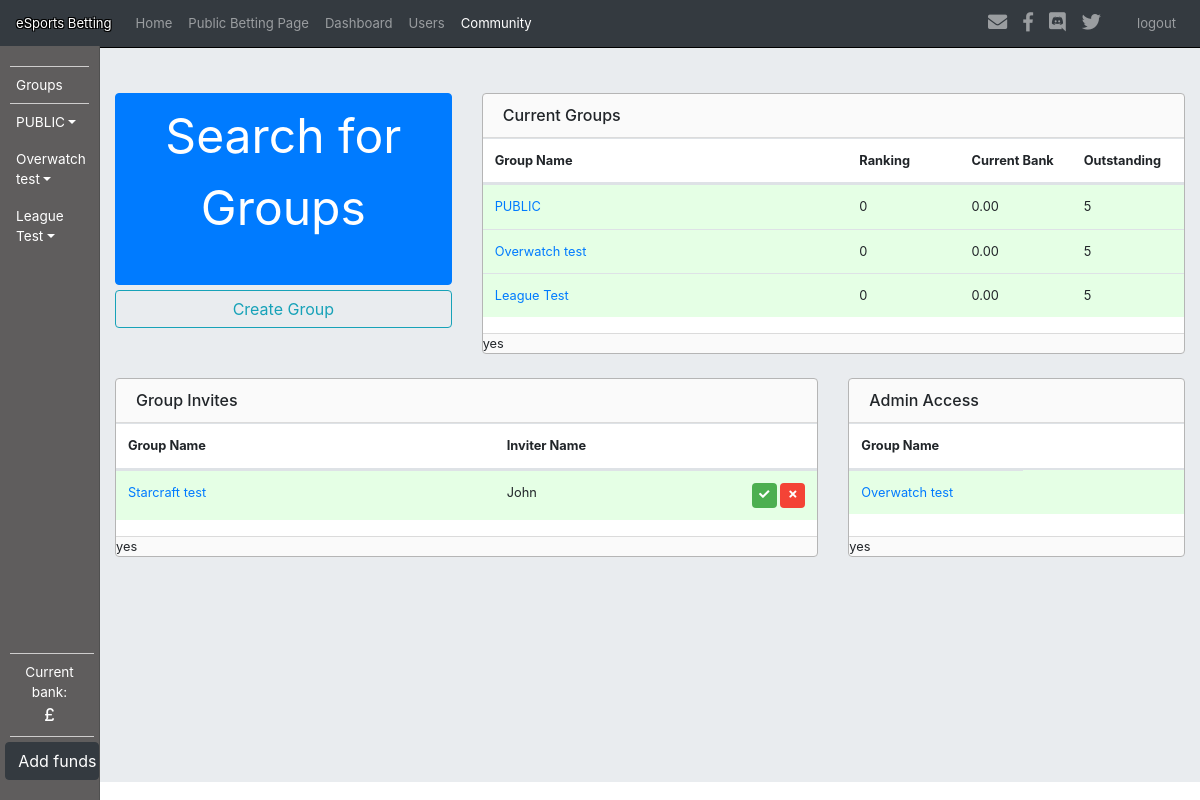
The app's page /community/ (signed in) with its own data.
### community/models.py (models this page shows, shortened)
class CommunityGroup(models.Model):
    community_id = models.AutoField(primary_key=True)
    name = models.CharField(max_length=200, null=False, unique=True)
    private = models.BooleanField(default=False)
    daily_payout = models.DecimalField(max_digits=6, decimal_places=2, default=0)
    removable = models.BooleanField(default=True)
    max_number_users = models.IntegerField(default=32, blank=False, null=False)
    total_number_users = models.IntegerField(default=0, editable=False)
    members_can_inv = models.BooleanField(default=True)
    header_background_colour = models.CharField(max_length=7, null=False, blank=False, default="ffffff")
    header_text_colour = models.CharField(max_length=7, null=False, blank=False, default="000000")
    active = "active"
    deactivated = "deactivated"
    availiable_statuses = ((active, "Active"),
                           (deactivated, "Deactivated"))
    status = models.CharField(max_length=30,
                              choices=availiable_statuses,
                              default=active,
                              null=False,
                              blank=False)

### profiles/models.py (models this page shows, shortened)
class Wallet(models.Model):
    profile = models.ForeignKey(Profile, related_name='wallets_profile', blank=False, null=False, on_delete=models.PROTECT)
    group = models.ForeignKey(CommunityGroup, related_name='wallets_group', blank=False, null=False, on_delete=models.PROTECT)
    withdrawable_bank = models.DecimalField(max_digits=6, decimal_places=2, default=0)
    non_withdrawable_bank = models.DecimalField(max_digits=6, decimal_places=2, default=0)
    ranking = models.IntegerField(default=0)
    founder = models.BooleanField(default=False)
    admin = models.BooleanField(default=False)
    created = models.DateTimeField(editable=False)
    modified = models.DateTimeField()
    active = "active"
    deactivated = "deactivated"
    availiable_statuses = ((active, "Active"),
                           (deactivated, "Deactivated"))
    status = models.CharField(max_length=30,
                              choices=availiable_statuses,
                              default=active,
                              null=False,
                              blank=False)
    @property
    def bank(self):
        return self.withdrawable_bank + self.non_withdrawable_bank
    class Meta:
        unique_together = ('profile', 'group')
    def __str__(self):
        return str(self.profile.user.username) + "'s Wallet for: " + str(self.group.name)

class CommunityInvite(models.Model):
    profile = models.ForeignKey(Profile, related_name='community_invites_profile', blank=False, null=False, on_delete=models.PROTECT)
    group = models.ForeignKey(CommunityGroup, related_name='community_invites_group', blank=False, null=False, on_delete=models.PROTECT)
    inviter = models.ForeignKey(Profile, related_name='community_invites_inviter', blank=True, null=True, on_delete=models.PROTECT)
    created = models.DateTimeField(editable=False)
    modified = models.DateTimeField()
    sent = "sent"
    declined = "declined"
    declined_blocked = "declined_blocked"
    accepted = "accepted"
    availiable_statuses = ((sent, "Active"),
                           (declined, "Deactivated"),
                           (declined_blocked, "Declined and Blocked"),
                           (accepted, "Accepted"))
    status = models.CharField(max_length=30,
                              choices=availiable_statuses,
                              default=sent,
                              null=False,
                              blank=False)
    class Meta:
        unique_together = ('profile', 'group')

class Profile(models.Model):
    user = models.OneToOneField(User, on_delete=models.PROTECT)
    location = models.CharField(max_length=120, null=True, blank=True)
    picture = models.ImageField(upload_to=upload_location,null=True,blank=True)
    colour = models.CharField(max_length=7, null=False, blank=False, default="D3D3D3")
    groups = models.ManyToManyField(
        CommunityGroup,
        through='Wallet',
        through_fields=('profile', 'group'),
        related_name="profiles_groups"
    )
    groups_invited_to = models.ManyToManyField(
        CommunityGroup,
        through='CommunityInvite',
        through_fields=('profile', 'group'),
        related_name="profiles_invites"
    )
    def __str__(self):
        return self.user.username

### community/views.py (the view)
# urls.py: path('', views.communityHome, name='communityHome'),
def communityHome(request):
    user = get_object_or_404(User, username=request.user)
    wallets = user.profile.wallets_profile.all()
    admin_wallets = wallets.filter(Q(admin=True))
    invites = user.profile.community_invites_profile.all()
    print("ys")
    print(admin_wallets)
    context = {
        "wallets": wallets,
        "admin_wallets": admin_wallets,
        "invites": invites
    }
    return render(request, 'community/community_home.html', context)

### community/templates/community/community_home.html (shortened to what this page needs)
{% extends "base.html" %}
{% load crispy_forms_tags %}
{% load staticfiles %}
{% load mathfilters %}
{% block extracss %}
    {% load static %}
{% endblock %}
{% block content %}
<div class="row" style="margin-bottom: 1.5rem;">
    <div class="col-md-4">
        <a class='btn btn-primary' href="{% url 'community:communitySearch' %}" style="height: 12rem;width: 100%; margin-bottom: 5px;"><p style="font-size: 3rem;white-space: normal;margin-bottom: 0;">Search for Groups<p></p></a>
        <a class='btn btn-outline-info' href="{% url 'community:communityCreate' %}" style="width: 100%;">Create Group</a>
    </div>
    <div class="col-md-8">
         <div class="card" style="border: 1px solid #b5b5b5;height: 100%;">
              <h5 class="card-header" style="background-color: rgba(0, 0, 0, 0.02);"> <span data-toggle="tooltip" data-placement="right" title="Only 4 nearest tournaments displayed">Current Groups</span></h5>
              <div class="card-body" style="padding: 0;">
                <table class="table table-striped header-fixed">
                      <thead>
                        <tr style="border-bottom: 2px solid #dee2e6;">
                          <th scope="col" style="width: 52%; border-bottom: 0;">Group Name</th>
                          <th scope="col" style="width: 16%; border-bottom: 0;">Ranking</th>
                          <th scope="col" style="width: 16%; border-bottom: 0;">Current Bank</th>
                          <th scope="col" style="width: 16%; border-bottom: 0;">Outstanding</th>
                        </tr>
                      </thead>
                      <tbody style="height: auto;">
                      {% for item in wallets %}
                        <tr style="background-color: {% ifequal bet.status bet.paid %}rgba(0,255,0,0.1){% else %}rgba(255,0,0,0.1) {% endifequal %}">
                            <td style="width: 52%;"><a href="{% url "community:communityPage" item.group.community_id %}">{{ item.group.name }}</a></td>
                          <td style="width: 16%;">{{ item.ranking }}</td>
                          <td style="width: 16%;">{{ item.bank }}</td>
                          <td style="width: 16%;">5</td>
                        </tr>
                      {% endfor %}
                      </tbody>
                </table>
              </div>
            <div class="card-footer" style="padding: 0; background-color: rgba(0, 0, 0, 0.02);">
              yes
            </div>
        </div>
    </div>
</div>
    <div class="row">
        <div class="col-md-8">
            <div class="card" style="border: 1px solid #b5b5b5;height: 100%;">
                  <h5 class="card-header" style="background-color: rgba(0, 0, 0, 0.02);"> <span data-toggle="tooltip" data-placement="right" title="Only 4 nearest tournaments displayed">Group Invites</span></h5>
                  <div class="card-body" style="padding: 0;">
                    <table class="table table-striped header-fixed">
                      <thead>
                       <tr style="border-bottom: 2px solid #dee2e6;">
                          <th scope="col" style="width: 54%; border-bottom: 0;">Group Name</th>
                          <th scope="col" style="width: 30%; border-bottom: 0;">Inviter Name</th>
                          <th scope="col" style="width: 16%; border-bottom: 0;"></th>
                        </tr>
                      </thead>
                      <tbody style="height: auto;">
                        {% for item in invites %}
                             <tr style="background-color: {% ifequal bet.status bet.paid %}rgba(0,255,0,0.1){% else %}rgba(255,0,0,0.1) {% endifequal %}">
                              <td style="width: 54%;"><a href="{% url "community:communityPage" item.group.community_id %}">{{ item.group.name }}</a></td>
                              <td style="width: 30%;">{{ item.inviter }}</td>
                              <td style="width: 16%;">
                                  <div style="float: right;">
                                      <button class="btn" style="font-size: 82%;
                                        background-color: #4CAF50;
                                        color: white;
                                        font-weight: 500;
                                        padding: initial;
                                        width: 25px;
                                        height: 25px;">
                                        <i class="fas fa-check"></i>
                                      </button>
                                      <button class="btn" style="font-size: 82%;
                                        background-color: #f44336;
                                        color: white;
                                        font-weight: 500;
                                        padding: initial;
                                        width: 25px;
                                        height: 25px;">
                                        <i class="fas fa-times"></i>
                                      </button>
                                  </div>
                              </td>
                            </tr>
                        {% endfor %}
                      </tbody>
                    </table>
                  </div>
                <div class="card-footer" style="padding: 0; background-color: rgba(0, 0, 0, 0.02);">
                  yes
                </div>
            </div>
        </div>
        <div class="col-md-4">
            <div class="card" style="border: 1px solid #b5b5b5;height: 100%;">
                  <h5 class="card-header" style="background-color: rgba(0, 0, 0, 0.02);"> <span data-toggle="tooltip" data-placement="right" title="Only 4 nearest tournaments displayed">Admin Access</span></h5>
                  <div class="card-body" style="padding: 0;">
                    <table class="table table-striped header-fixed">
                      <thead>
                        <tr style="border-bottom: 2px solid #dee2e6;">
                          <th scope="col" style="width: 100%; border-bottom: 0;">Group Name</th>
                        </tr>
                      </thead>
                      <tbody style="height: auto;">
                      {% for item in admin_wallets %}
                        <tr style="background-color: {% ifequal bet.status bet.paid %}rgba(0,255,0,0.1){% else %}rgba(255,0,0,0.1) {% endifequal %}">
                            <td style="width: 52%;"><a href="{% url "community:communityPage" item.group.community_id %}">{{ item.group.name }}</a></td>
                        </tr>
                      {% endfor %}
                      </tbody>
                    </table>
                  </div>
                <div class="card-footer" style="padding: 0; background-color: rgba(0, 0, 0, 0.02);">
                  yes
                </div>
            </div>
        </div>
    </div>
{% endblock %}

### templates/sidebar.html (shortened to what this page needs)
{% load static %}
 <nav class="col-sm-1 col-md-1 d-none d-sm-block bg-faded sidebar">
          <ul class="nav nav-pills flex-column">
          {% if user.is_authenticated %}
            <li class="sidenav-divider">
            </li>
            <li class="nav-item">
                <p class="nav-link" style="margin-bottom: 0;">Groups</p>
            </li>
            <li class="sidenav-divider">
            </li>
          {% for navgroup in request.user.profile.groups.all %}
            <li class="nav-item">
                <a href="#pageSubmenu{{ forloop.counter }}" data-toggle="collapse" aria-expanded="false" class="nav-link dropdown-toggle">{{ navgroup.name }}</a>
            </li>
          {% endfor %}
          {% endif %}
          </ul>
     {% if request.user.is_authenticated %}
     <ul class="nav nav-pills flex-column mt-2 mt-md-0" style="position: absolute; bottom: 0; width: 100%; text-align: center;">
        <li class="sidenav-divider">
        </li>
        <li class="nav-item">
            <p class="nav-link" style="margin-bottom: 0; padding-bottom: 0;" >  Current bank: </p>
            <p class="nav-link" style="color:white; font-size: 20px; padding-top: 0;font-weight: 500;margin-bottom: 0;">
                <a href="#"
                   class="nav-link"
                   style="padding: 0;font-size: 85%;"
                   data-toggle="modal"
                   data-target="#myModal"
                   data-toggle="tooltip"
                   data-placement="right"
                   title="Click for further Breakdown">£
                </a>
            </p>
        </li>
        <li class="sidenav-divider" style="margin-bottom: 5px;" >
        </li>
         <div class="form-row text-center">
            <div class="col-12">
                <button type="submit" class="btn btn-dark" style="width: 90%;">Add funds</button>
            </div>
         </div>
     </ul>
     {%  endif %}
        </nav>

### static/css/custom.css (style rules this page uses)
.sidebar { font-size: 85% !important; }
.card-header { font-size: 1rem; }
body { padding-top: 46px; min-height: inherit; }
html { min-height: 92vh; }
.header-fixed { width: 100% }
.header-fixed > thead, .header-fixed > tbody, .header-fixed > thead > tr, .header-fixed > tbody > tr, .header-fixed > thead > tr > th, .header-fixed > tbody > tr > td { display: block; }
.header-fixed > tbody > tr:after, .header-fixed > thead > tr:after { content: ' '; display: block; visibility: hidden; clear: both; }
.header-fixed > tbody { overflow-y: auto; height: 280px; }
.header-fixed > tbody > tr > td, .header-fixed > thead > tr > th { float: left; }
.sidebar { position: fixed; top: 46px; bottom: 0; left: 0; z-index: 1000; padding: 20px; overflow-x: hidden; overflow-y: auto; border-right: 1px solid #eee; }
.sidebar { padding-left: 0; padding-right: 0; }
.sidebar .nav { margin-bottom: 20px; }
.sidebar .nav-item { width: 100%; }
.sidebar .nav-item + .nav-item { margin-left: 0; }
.sidebar .nav-link { border-radius: 0; }
.sidenav-divider { background-color: #cecdcd; height: 1px; margin-left: 10px; margin-right: 10px; }
.bg-faded { background-color: #5f5d5d; border-right: 1px solid #505050; }
.nav-pills .nav-item .nav-link { color: white; }

### community/templates/community/community_home.html (style rules this page uses)
body { height:100vh; }

### records on screen
CommunityGroup: name "PUBLIC"
CommunityGroup: name "Overwatch test"
CommunityGroup: name "League Test"
Wallet: group.name "PUBLIC", ranking "0", bank "0.00"
Wallet: group.name "Overwatch test", ranking "0", bank "0.00"
Wallet: group.name "League Test", ranking "0", bank "0.00"
CommunityInvite: group.name "Starcraft test", inviter "John"
